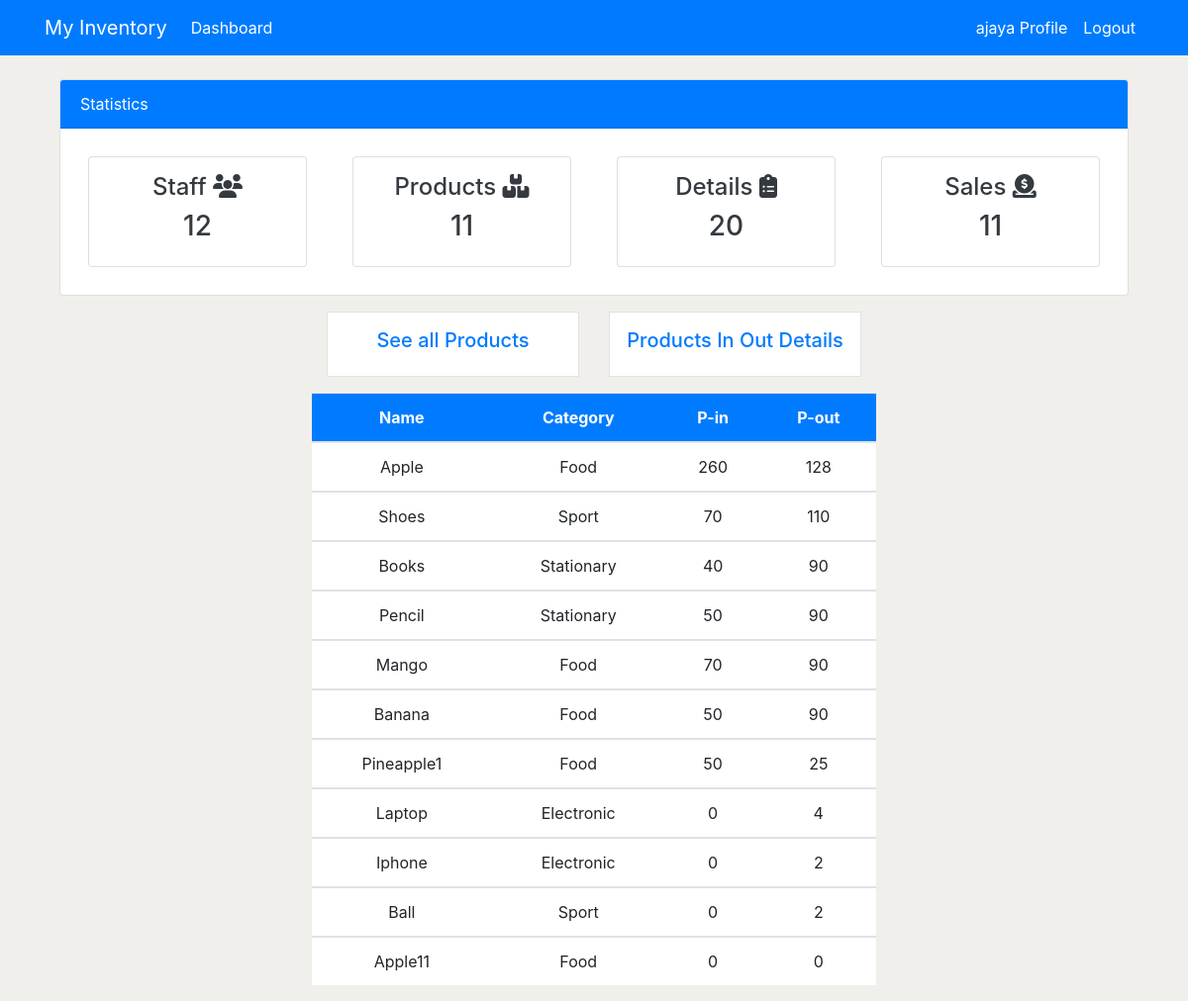
Screenshot of /products_in_out/ (signed in) with the database file from the repository.
### application/models.py (models this page shows, shortened)
class Product(models.Model):
    name = models.CharField(max_length=200, null=True)
    category = models.CharField(max_length=100, choices=CATEGORY)
    quantity = models.PositiveIntegerField(null=True)
    per_quantity = models.PositiveIntegerField(null=True)
    reorder_level = models.PositiveIntegerField(default=0, null=True, blank=True)
    product_in = models.PositiveIntegerField(default=0, null=True, blank=True)
    product_out = models.PositiveIntegerField(default=0, null=True, blank=True)
    total_sales = models.PositiveIntegerField(default=0, null=True, blank=True)
    class Meta:
        verbose_name_plural = 'Product'

### application/views.py (the view)
# urls.py: path('products_in_out/', views.productsInOut, name='products-in-out'),
def productsInOut(request):
    product = Product.objects.all().order_by('-product_out')
    products_count = product.count()
    workers_count = User.objects.all().count()
    orders_count = Order.objects.all().count()
    product_sales_count = Product.objects.count()
    context = {
        'product': product,
        'products_count': products_count,
        'workers_count': workers_count,
        'orders_count': orders_count,
        'product_sales_count': product_sales_count,
    }
    return render(request, 'application/products_in_out.html', context)

### templates/application/products_in_out.html (shortened to what this page needs)
{% extends 'partial/base.html' %}
{% load crispy_forms_tags %}
{% block content %}
{% include 'partial/cards.html' %}
<div class="container">
    <div class="row my-3">
        <div class="col-md-3 offset-md-3 ">
            <div class="border bg-white p-3">
                <h5 class="text-center"><a href="{% url 'products-list' %}">See all Products</a></h5>
            </div>
        </div>
        <div class="col-md-3">
            <div class="border bg-white p-3">
                <h5 class="text-center"><a href="{% url 'products-in-out' %}">Products In Out Details</a></h5>
            </div>
        </div>
    </div>
</div>
        <div class="col-md-6 offset-md-3">
            <table class="table bg-white">
                <thead class="bg-primary">
                    <tr class="text-white">
                        <th class="text-center" scope="col">Name</th>
                        <th class="text-center" scope="col">Category</th>
                        <th class="text-center" scope="col">P-in</th>
                        <th class="text-center" scope="col">P-out</th>
                    </tr>
                </thead>
                <tbody>
                    {% for p in product%}
                    <tr>
                        <td class="text-center">{{p.name}}</td>
                        <td class="text-center">{{p.category}}</td>
                        <td class="text-center">{{p.product_in}}</td>
                        <td class="text-center">{{p.product_out}}</td>
                    </tr>
                </tbody>
               {% endfor %}
            </table>
        </div>
{% endblock %}

### templates/partial/nav.html (shortened to what this page needs)
<nav class="navbar navbar-expand-lg navbar-info bg-primary">
  <div class="container">
      {% if user.is_authenticated %}
      <a class="navbar-brand text-white" href="{% url 'index' %}">My Inventory</a>
      <div class="collapse navbar-collapse" id="navbarSupportedContent">
          <ul class="navbar-nav mr-auto">
              <li class="nav-item active">
                  <a class="nav-link text-white" href="{% url 'index' %}">Dashboard </a>
              </li>
          </ul>
          <ul class="navbar-nav ml-auto">
              <li class="nav-item active">
                  <a class="nav-link text-white" href="{% url 'profile' %}">{{ user.username }} Profile
                      <span class="sr-only">(current)</span></a>
              </li>
              <li class="nav-item">
                  <a class="nav-link text-white" href="{% url 'logout' %}">Logout</a>
              </li>
          </ul>
          {% endif %}
      </div>
  </div>
</nav>

### templates/partial/base.html (style rules this page uses)
body { background-color: rgb(241, 239, 235); }

### rows the page displays
Product: name "Apple", category "Food", product_in "260", product_out "128"
Product: name "Shoes", category "Sport", product_in "70", product_out "110"
Product: name "Books", category "Stationary", product_in "40", product_out "90"
Product: name "Pencil", category "Stationary", product_in "50", product_out "90"
Product: name "Mango", category "Food", product_in "70", product_out "90"
Product: name "Banana", category "Food", product_in "50", product_out "90"
Product: name "Pineapple1", category "Food", product_in "50", product_out "25"
Product: name "Laptop", category "Electronic", product_in "0", product_out "4"
Product: name "Iphone", category "Electronic", product_in "0", product_out "2"
Product: name "Ball", category "Sport", product_in "0", product_out "2"
Product: name "Apple11", category "Food", product_in "0", product_out "0"

### other values shown
{{ user.username }} "ajaya"
{{ workers_count }} "12"
{{ products_count }} "11"
{{ orders_count }} "20"
{{ product_sales_count }} "11"
